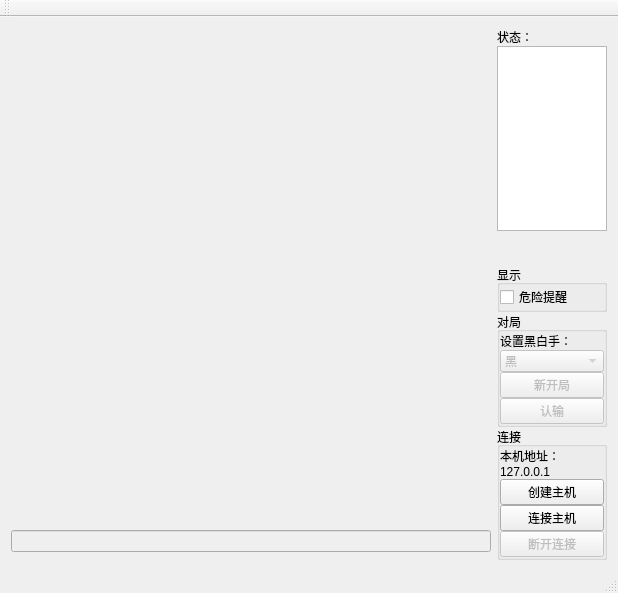
<?xml version="1.0" encoding="UTF-8"?>
<ui version="4.0">
 <class>MainWindow</class>
 <widget class="QMainWindow" name="MainWindow">
  <property name="geometry">
   <rect>
    <x>0</x>
    <y>0</y>
    <width>618</width>
    <height>593</height>
   </rect>
  </property>
  <property name="windowTitle">
   <string>MainWindow</string>
  </property>
  <widget class="QWidget" name="centralWidget">
   <layout class="QHBoxLayout" name="horizontalLayout">
    <item>
     <layout class="QVBoxLayout" name="verticalLayout_5">
      <item>
       <widget class="GridView" name="gird" native="true">
        <property name="enabled">
         <bool>false</bool>
        </property>
        <property name="sizePolicy">
         <sizepolicy hsizetype="Fixed" vsizetype="Fixed">
          <horstretch>0</horstretch>
          <verstretch>0</verstretch>
         </sizepolicy>
        </property>
        <property name="minimumSize">
         <size>
          <width>480</width>
          <height>480</height>
         </size>
        </property>
       </widget>
      </item>
      <item>
       <widget class="QLineEdit" name="lineEdit">
        <property name="enabled">
         <bool>false</bool>
        </property>
       </widget>
      </item>
     </layout>
    </item>
    <item>
     <layout class="QVBoxLayout" name="verticalLayout">
      <property name="spacing">
       <number>0</number>
      </property>
      <item>
       <widget class="QLabel" name="label_2">
        <property name="text">
         <string>状态：</string>
        </property>
       </widget>
      </item>
      <item>
       <widget class="QListWidget" name="listWidget"/>
      </item>
      <item>
       <spacer name="verticalSpacer">
        <property name="orientation">
         <enum>Qt::Vertical</enum>
        </property>
        <property name="sizeHint" stdset="0">
         <size>
          <width>20</width>
          <height>40</height>
         </size>
        </property>
       </spacer>
      </item>
      <item>
       <widget class="QGroupBox" name="groupBox_3">
        <property name="title">
         <string>显示</string>
        </property>
        <layout class="QVBoxLayout" name="verticalLayout_4">
         <property name="spacing">
          <number>0</number>
         </property>
         <property name="leftMargin">
          <number>0</number>
         </property>
         <property name="topMargin">
          <number>0</number>
         </property>
         <property name="rightMargin">
          <number>0</number>
         </property>
         <property name="bottomMargin">
          <number>0</number>
         </property>
         <item>
          <widget class="QCheckBox" name="danger">
           <property name="text">
            <string>危险提醒</string>
           </property>
          </widget>
         </item>
        </layout>
       </widget>
      </item>
      <item>
       <widget class="QGroupBox" name="groupBox_2">
        <property name="title">
         <string>对局</string>
        </property>
        <layout class="QVBoxLayout" name="verticalLayout_3">
         <property name="spacing">
          <number>0</number>
         </property>
         <property name="leftMargin">
          <number>0</number>
         </property>
         <property name="topMargin">
          <number>0</number>
         </property>
         <property name="rightMargin">
          <number>0</number>
         </property>
         <property name="bottomMargin">
          <number>0</number>
         </property>
         <item>
          <widget class="QLabel" name="label">
           <property name="text">
            <string>设置黑白手：</string>
           </property>
          </widget>
         </item>
         <item>
          <widget class="QComboBox" name="player">
           <property name="enabled">
            <bool>false</bool>
           </property>
           <property name="sizePolicy">
            <sizepolicy hsizetype="Minimum" vsizetype="Fixed">
             <horstretch>0</horstretch>
             <verstretch>0</verstretch>
            </sizepolicy>
           </property>
           <property name="minimumSize">
            <size>
             <width>50</width>
             <height>0</height>
            </size>
           </property>
           <item>
            <property name="text">
             <string>黑</string>
            </property>
           </item>
           <item>
            <property name="text">
             <string>白</string>
            </property>
           </item>
          </widget>
         </item>
         <item>
          <widget class="QPushButton" name="newRound">
           <property name="enabled">
            <bool>false</bool>
           </property>
           <property name="text">
            <string>新开局</string>
           </property>
          </widget>
         </item>
         <item>
          <widget class="QPushButton" name="admitDefeat">
           <property name="enabled">
            <bool>false</bool>
           </property>
           <property name="text">
            <string>认输</string>
           </property>
          </widget>
         </item>
        </layout>
       </widget>
      </item>
      <item>
       <widget class="QGroupBox" name="groupBox">
        <property name="title">
         <string>连接</string>
        </property>
        <layout class="QVBoxLayout" name="verticalLayout_2">
         <property name="spacing">
          <number>0</number>
         </property>
         <property name="leftMargin">
          <number>0</number>
         </property>
         <property name="topMargin">
          <number>0</number>
         </property>
         <property name="rightMargin">
          <number>0</number>
         </property>
         <property name="bottomMargin">
          <number>0</number>
         </property>
         <item>
          <widget class="QLabel" name="label_3">
           <property name="text">
            <string>本机地址：</string>
           </property>
          </widget>
         </item>
         <item>
          <widget class="QLabel" name="localAddress">
           <property name="text">
            <string>127.0.0.1</string>
           </property>
          </widget>
         </item>
         <item>
          <widget class="QPushButton" name="create">
           <property name="text">
            <string>创建主机</string>
           </property>
           <property name="checkable">
            <bool>true</bool>
           </property>
          </widget>
         </item>
         <item>
          <widget class="QPushButton" name="connect">
           <property name="text">
            <string>连接主机</string>
           </property>
          </widget>
         </item>
         <item>
          <widget class="QPushButton" name="disconnect">
           <property name="enabled">
            <bool>false</bool>
           </property>
           <property name="text">
            <string>断开连接</string>
           </property>
          </widget>
         </item>
        </layout>
       </widget>
      </item>
     </layout>
    </item>
   </layout>
  </widget>
  <widget class="QMenuBar" name="menuBar">
   <property name="geometry">
    <rect>
     <x>0</x>
     <y>0</y>
     <width>618</width>
     <height>22</height>
    </rect>
   </property>
  </widget>
  <widget class="QToolBar" name="mainToolBar">
   <attribute name="toolBarArea">
    <enum>TopToolBarArea</enum>
   </attribute>
   <attribute name="toolBarBreak">
    <bool>false</bool>
   </attribute>
  </widget>
  <widget class="QStatusBar" name="statusBar"/>
 </widget>
 <layoutdefault spacing="6" margin="11"/>
 <customwidgets>
  <customwidget>
   <class>GridView</class>
   <extends>QWidget</extends>
   <header location="global">gridview.h</header>
   <container>1</container>
  </customwidget>
 </customwidgets>
 <resources/>
 <connections/>
</ui>
